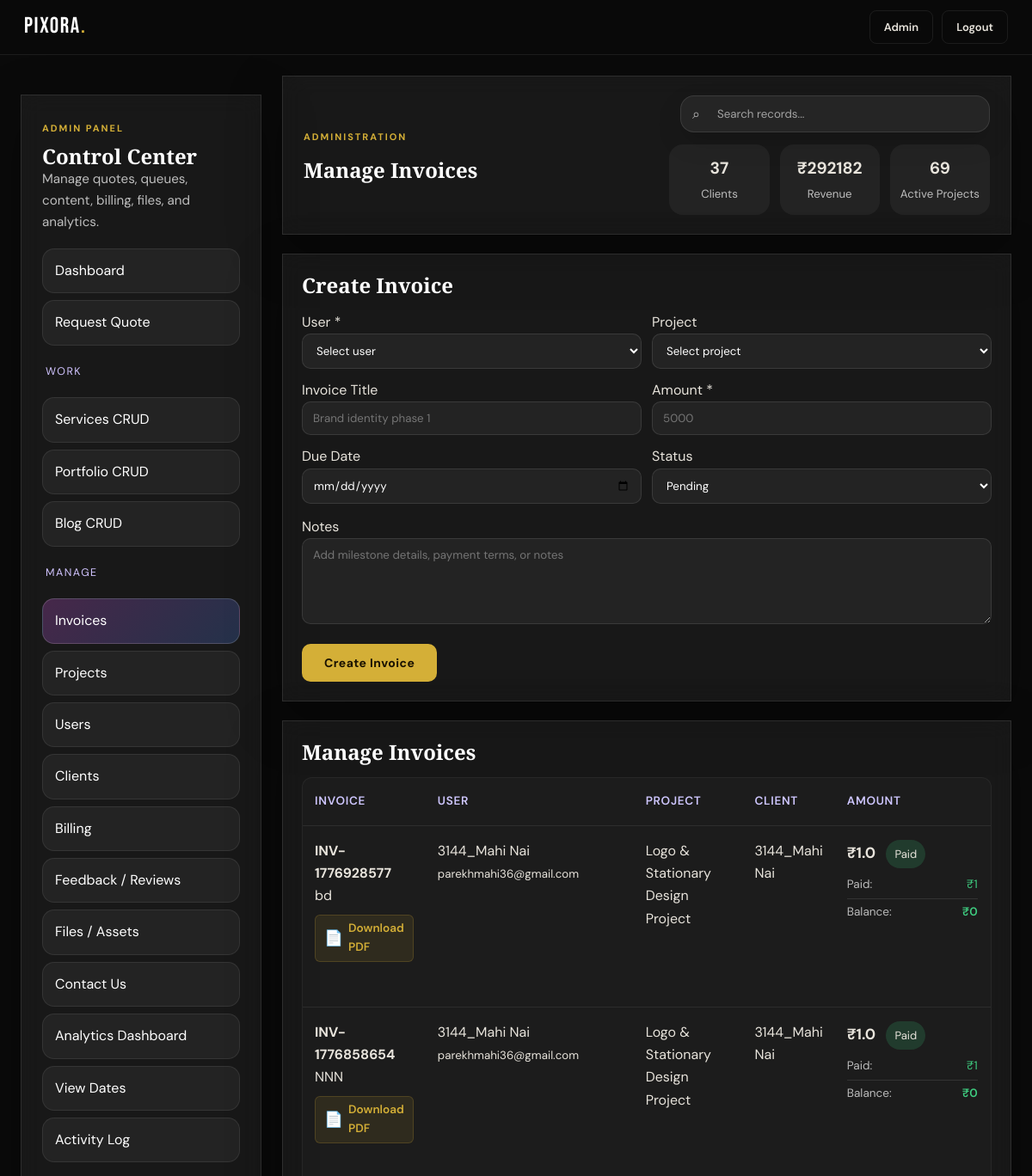
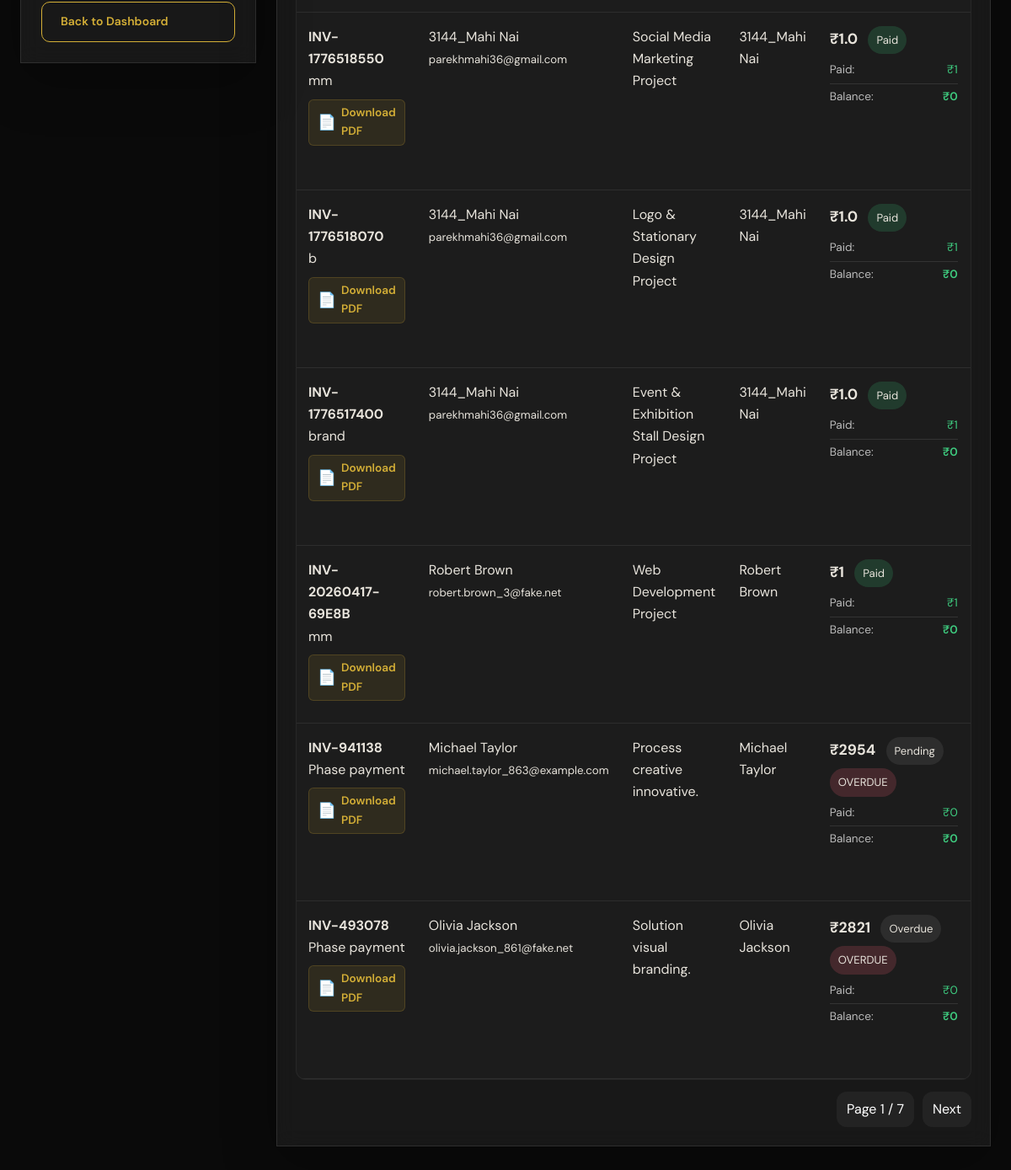
The page /admin/manage/invoices (signed in) on the database its author committed (2 pictures, top to bottom).
### tables this page shows
CREATE TABLE invoices (
            id INTEGER PRIMARY KEY AUTOINCREMENT,
            project_id INTEGER,
            user_id INTEGER,
            invoice_no TEXT,
            title TEXT,
            amount TEXT,
            due_date TEXT,
            status TEXT DEFAULT 'Pending',
            notes TEXT,
            created_at TEXT DEFAULT CURRENT_TIMESTAMP
        , paid_amount INTEGER DEFAULT 0, balance_amount INTEGER DEFAULT 0);

CREATE TABLE users (
            id INTEGER PRIMARY KEY AUTOINCREMENT,
            name TEXT NOT NULL,
            email TEXT UNIQUE NOT NULL,
            password_hash TEXT NOT NULL,
            role TEXT DEFAULT 'user',
            reset_token TEXT,
            reset_token_expires TEXT,
            created_at TEXT DEFAULT CURRENT_TIMESTAMP
        , profile_picture TEXT, bio TEXT, phone TEXT, location TEXT, status TEXT DEFAULT 'active');

CREATE TABLE projects (
            id INTEGER PRIMARY KEY AUTOINCREMENT,
            user_id INTEGER,
            quote_id INTEGER,
            title TEXT NOT NULL,
            service TEXT,
            brief TEXT,
            status TEXT DEFAULT 'Inquiry Received',
            priority TEXT DEFAULT 'Medium',
            budget TEXT,
            due_date TEXT,
            designer_name TEXT,
            progress INTEGER DEFAULT 0,
            created_at TEXT DEFAULT CURRENT_TIMESTAMP
        );

### app.py (the view)
@app.route('/admin/manage/invoices')
@admin_required
def admin_invoices_page():
    conn = get_db()
    page = int(request.args.get('page', 1) or 1)
    search = request.args.get('search', '').strip()
    invoices = admin_paginate("""
        SELECT invoices.*,
               projects.title AS project_title,
               users.name AS client_name,
               users.name AS user_name,
               users.email AS user_email
        FROM invoices
        LEFT JOIN projects ON invoices.project_id = projects.id
        LEFT JOIN users ON invoices.user_id = users.id
        ORDER BY invoices.created_at DESC
    """, page=page, per_page=8, search=search, search_cols=['invoice_no', 'title', 'status', 'client_name', 'user_name', 'user_email'])
    projects = conn.execute("""
        SELECT projects.id, projects.title, users.name AS client_name
        FROM projects
        LEFT JOIN users ON projects.user_id = users.id
        ORDER BY projects.id DESC
    """).fetchall()
    users = conn.execute("""
        SELECT id, name, email
        FROM users
        ORDER BY id DESC
    """).fetchall()
    today = datetime.now().strftime('%Y-%m-%d')
    three_days_later = (datetime.now() + timedelta(days=3)).strftime('%Y-%m-%d')
    return render_template(
        'admin_invoices.html',
        invoices=invoices,
        projects=projects,
        users=users,
        today=today,
        three_days_later=three_days_later,
        **admin_common_context('invoices')
    )

### app.py (called while the page is built)
def get_db():
    db = getattr(g, '_database', None)
    if db is None:
        db = g._database = sqlite3.connect(DATABASE)
        db.row_factory = sqlite3.Row
    return db

@app.teardown_appcontext
def close_connection(exception):
    db = getattr(g, '_database', None)
    if db is not None:
        db.close()

def admin_required(f):
    @wraps(f)
    def decorated(*args, **kwargs):
        user = get_current_user()
        if not user:
            flash('Please log in to access this page.', 'warning')
            return redirect(url_for('login', next=request.path))
        if user['role'] != 'admin':
            flash('Admin access only.', 'error')
            return redirect(url_for('dashboard'))
        return f(*args, **kwargs)
    return decorated

def get_current_user():
    if 'user_id' not in session:
        return None
    return get_db().execute('SELECT * FROM users WHERE id=?', (session['user_id'],)).fetchone()

def get_user_notifications(limit=5, only_unread=False):
    user = get_current_user()
    if not user:
        return []
    query = 'SELECT * FROM notifications WHERE user_id=?'
    params = [user['id']]
    if only_unread:
        query += ' AND is_read=0'
    query += ' ORDER BY id DESC LIMIT ?'
    params.append(limit)
    return get_db().execute(query, tuple(params)).fetchall()

def unread_notification_count():
    user = get_current_user()
    if not user:
        return 0
    return get_db().execute('SELECT COUNT(*) FROM notifications WHERE user_id=? AND is_read=0', (user['id'],)).fetchone()[0]

@app.context_processor
def inject_user():
    user = get_current_user()
    play_login_sound = bool(session.pop('play_login_sound', False))
    return {
        'current_user': user,
        'notif_preview': get_user_notifications(limit=5) if user else [],
        'notif_unread_count': unread_notification_count() if user else 0,
        'play_login_sound': play_login_sound,
        'now_iso': now_iso
    }

def admin_common_context(section='dashboard'):
    return {'admin_section': section, 'admin_stats': admin_overview_stats()}

### templates/admin_invoices.html (shortened to what this page needs)
{% extends 'admin_base.html' %}
{% block admin_heading %}Manage Invoices{% endblock %}
{% block admin_body %}
<div class="crud-layout stacked-crud">
  <div class="glass-card admin-section">
    <h2>Create Invoice</h2>
    <form method="POST" action="{{ url_for('admin_create_invoice') }}" class="crud-form" style="padding:0;">
      <div class="form-grid-2">
        <div>
          <label>User *</label>
          <select name="user_id" required>
              <option value="">Select user</option>
          </select>
        </div>
        <div>
          <label>Project</label>
          <select name="project_id">
            <option value="">Select project</option>
          </select>
        </div>
        <div>
          <label>Invoice Title</label>
          <input type="text" name="title" placeholder="Brand identity phase 1">
        </div>
        <div>
          <label>Amount *</label>
          <input type="number" name="amount" min="1" step="0.01" placeholder="5000" required>
        </div>
        <div>
          <label>Due Date</label>
          <input type="date" name="due_date">
        </div>
        <div>
          <label>Status</label>
          <select name="status">
            {% for s in ['Pending','Partially Paid','Paid','Overdue','Cancelled'] %}
            <option value="{{ s }}">{{ s }}</option>
            {% endfor %}
          </select>
        </div>
      </div>
      <div>
        <label>Notes</label>
        <textarea name="notes" placeholder="Add milestone details, payment terms, or notes"></textarea>
      </div>
      <div class="admin-actions">
        <button class="btn-primary" type="submit">Create Invoice</button>
      </div>
    </form>
  </div>
  <div class="glass-card admin-section">
    <h2>Manage Invoices</h2>
    <div class="table-wrap">
      <table class="admin-table">
        <thead>
          <tr>
            <th>Invoice</th>
            <th>User</th>
            <th>Project</th>
            <th>Client</th>
            <th>Amount</th>
            <th>Manage</th>
          </tr>
        </thead>
        <tbody>
          {% for item in invoices['items'] %}
          <tr>
            <td>
              <strong>{{ item.invoice_no }}</strong><br>
              {{ item.title or 'Untitled Invoice' }}<br>
              <a href="{{ url_for('download_invoice_pdf', invoice_id=item.id) }}" class="admin-pdf-link">
                <span style="font-size: 1.1rem; vertical-align: middle;">📄</span> Download PDF
              </a>
            </td>
            <td>
              {{ item.user_name or '—' }}<br>
              <small>{{ item.user_email or '—' }}</small>
            </td>
            <td>{{ item.project_title or '—' }}</td>
            <td>{{ item.client_name or '—' }}</td>
            <td style="min-width: 180px;">
              <div style="margin-bottom: 8px;">
                <span style="font-size: 1.1rem; font-weight: 700;">₹{{ item.amount }}</span>
                <span class="badge {{ item.status|lower }}" style="margin-left: 8px;">{{ item.status }}</span>
                {% if item.status != 'Paid' and item.status != 'Cancelled' and item.due_date %}
                  {% if item.due_date < today %}
                    <span class="badge rejected" style="margin-top: 4px; display: block; width: fit-content;">OVERDUE</span>
                  {% elif item.due_date == today %}
                    <span class="badge reviewing" style="margin-top: 4px; display: block; width: fit-content;">DUE TODAY</span>
                  {% elif item.due_date <= three_days_later %}
                    <span class="badge new" style="margin-top: 4px; display: block; width: fit-content;">DUE SOON</span>
                  {% endif %}
                {% endif %}
              </div>
              <div style="font-size: 0.85rem; color: rgba(255,255,255,0.7); display: grid; gap: 4px;">
                <div style="display: flex; justify-content: space-between;">
                  <span>Paid:</span>
                  <span style="color: #3fcd80;">₹{{ item.paid_amount or 0 }}</span>
                </div>
                <div style="display: flex; justify-content: space-between; border-top: 1px solid rgba(255,255,255,0.1); padding-top: 4px;">
                  <span>Balance:</span>
                  <span style="color: {% if item.balance_amount > 0 %}#ff667c{% else %}#3fcd80{% endif %}; font-weight: 600;">₹{{ item.balance_amount if item.balance_amount is not none else item.amount }}</span>
                </div>
              </div>
            </td>
            <td>
            </td>
          </tr>
          {% else %}
          <tr>
            <td colspan="6">No invoices yet.</td>
          </tr>
          {% endfor %}
        </tbody>
      </table>
    </div>
  <div class="pagination">
    <span>Page {{ invoices['page'] }} / {{ invoices['pages'] }}</span>
    {% if invoices['has_next'] %}<a href="{{ url_for('admin_invoices_page', page=invoices['next_page'], search=request.args.get('search', '')) }}">Next</a>{% endif %}
  </div>
  </div>
</div>
{% endblock %}

### static/css/style.css (style rules this page uses)
*, *::before, *::after { box-sizing: border-box; margin: 0; padding: 0; }
:root { --bg: #0a0a0a; --bg-2: #111111; --bg-3: #181818; --bg-4: #222222; --border: rgba(255,255,255,0.08); --border-gold: rgba(212,175,55,0.25); --gold: #d4af37; --gold-light: #f0d060; --gold-dim: rgba(212,175,55,0.15); --white: #ffffff; --text: #e8e4dc; --text-2: #9e9a93; --text-3: #5c5852; --red: #e05555; --radius: 12px; --radius-lg: 20px; --shadow: 0 8px 32px rgba(0,0,0,0.5); --shadow-gold: 0 0 40px rgba(212,175,55,0.12); --font-display: 'Bebas Neue', sans-serif; --font-serif: 'Playfair Display', Georgia, serif; --font-body: 'DM Sans', system-ui, sans-serif; --nav-h: 64px; --ticker-h: 36px; }
html { scroll-behavior: smooth; }
body { background: var(--bg); color: var(--text); font-family: var(--font-body); font-size: 16px; line-height: 1.65; -webkit-font-smoothing: antialiased; overflow-x: hidden; }
a { color: inherit; text-decoration: none; }
button { cursor: pointer; border: none; background: none; font-family: inherit; }
input, textarea, select { font-family: inherit; }
h1,h2,h3,h4,h5 { font-family: var(--font-serif); font-weight: 700; line-height: 1.15; color: var(--white); }
.btn-primary { display: inline-flex; align-items: center; gap: 6px; background: var(--gold); color: #1a1200; font-weight: 700; font-size: 14px; letter-spacing: 0.03em; padding: 13px 26px; border-radius: 10px; border: none; cursor: pointer; transition: background .2s, transform .15s, box-shadow .2s; }
.glass-card { background:rgba(255,255,255,.06);backdrop-filter:blur(12px);border:1px solid rgba(255,255,255,.1);box-shadow:0 20px 60px rgba(0,0,0,.28); }

### templates/admin_base.html (style rules this page uses)
.admin-section { padding:22px;overflow-x:auto }
.admin-section h2 { margin-bottom:16px }
.table-wrap { overflow-x:auto; -webkit-overflow-scrolling: touch; border-radius: 12px; border: 1px solid rgba(255,255,255,0.05); background: rgba(255,255,255,0.02); }
.admin-table { width:100%;border-collapse:collapse;min-width:1000px; }
.admin-table th,.admin-table td { padding:16px 14px;border-bottom:1px solid rgba(255,255,255,.08);vertical-align:top;text-align:left; overflow: hidden; text-overflow: ellipsis; }
.admin-table th { font-size:.85rem;color:#cfc7ff; font-weight: 600; text-transform: uppercase; letter-spacing: 0.05em; }
.crud-form input,.crud-form textarea,.crud-form select { background:rgba(255,255,255,0.05);border:1px solid rgba(255,255,255,0.1);color:#fff;border-radius:10px;padding:10px 12px;width:100%;transition: all 0.2s; }
.inline-form select option, .crud-form select option, select option { color: #000 !important; background-color: #fff !important; }
.crud-form textarea { min-height:100px;resize:vertical }
.badge { display:inline-flex;align-items:center;padding:6px 10px;border-radius:999px;background:rgba(255,255,255,.08);font-size:.82rem }
.badge.accepted,.badge.paid,.badge.completed,.badge.confirmed,.badge.resolved { background:rgba(63,205,128,.18) }
.badge.rejected,.badge.failed,.badge.cancelled { background:rgba(255,102,124,.18) }
.crud-layout { display:grid;grid-template-columns:420px minmax(0,1fr);gap:20px }
.crud-form { padding:22px;display:grid;gap:14px }
.form-grid-2 { display:grid;grid-template-columns:repeat(2,minmax(0,1fr));gap:12px }
.admin-actions { display:flex;gap:10px;flex-wrap:wrap }
.pagination { display:flex;gap:10px;justify-content:flex-end;align-items:center;margin-top:14px }
.stacked-crud { grid-template-columns:1fr;gap:22px }
.pagination a,.pagination span { padding:8px 12px;border-radius:12px;background:rgba(255,255,255,.05);text-decoration:none;color:#fff }
.admin-pdf-link { display: inline-flex; align-items: center; gap: 6px; margin-top: 8px; padding: 4px 10px; background: rgba(212, 175, 55, 0.1); border: 1px solid rgba(212, 175, 55, 0.2); color: #d4af37 !important; border-radius: 6px; font-size: 0.85rem; font-weight: 600; text-decoration: none; transition: all 0.2s ease; }

### rows shown on the page
invoices: invoice_no "INV-1776928577", title "bd", name "3144_Mahi Nai", email "parekhmahi36@gmail.com", title "Logo & Stationary Design Project", amount "1.0", status "Paid", paid_amount "1", balance_amount "0"
invoices: invoice_no "INV-1776858654", title "NNN", name "3144_Mahi Nai", email "parekhmahi36@gmail.com", title "Logo & Stationary Design Project", amount "1.0", status "Paid", paid_amount "1", balance_amount "0"
invoices: invoice_no "INV-1776518550", title "mm", name "3144_Mahi Nai", email "parekhmahi36@gmail.com", title "Social Media Marketing Project", amount "1.0", status "Paid", paid_amount "1", balance_amount "0"
invoices: invoice_no "INV-1776518070", title "b", name "3144_Mahi Nai", email "parekhmahi36@gmail.com", title "Logo & Stationary Design Project", amount "1.0", status "Paid", paid_amount "1", balance_amount "0"
invoices: invoice_no "INV-1776517400", title "brand", name "3144_Mahi Nai", email "parekhmahi36@gmail.com", title "Event & Exhibition Stall Design Project", amount "1.0", status "Paid", paid_amount "1", balance_amount "0"
invoices: invoice_no "INV-20260417-69E8B", title "mm", name "Robert Brown", email "robert.brown_3@fake.net", title "Web Development Project", amount "1", status "Paid", paid_amount "1", balance_amount "0"
invoices: invoice_no "INV-941138", title "Phase payment", name "Michael Taylor", email "michael.taylor_863@example.com", title "Process creative innovative.", amount "2954", status "Pending", shows "OVERDUE", paid_amount "0", balance_amount "0"
invoices: invoice_no "INV-493078", title "Phase payment", name "Olivia Jackson", email "olivia.jackson_861@fake.net", title "Solution visual branding.", amount "2821", status "Overdue", shows "OVERDUE", paid_amount "0", balance_amount "0"

### other values the page prints
{{ admin_stats.clients }} "37"
{{ admin_stats.revenue }} "292182"
{{ admin_stats.active_projects }} "69"
{{ invoices['page'] }} "1"
{{ invoices['pages'] }} "7"
form field status "Pending"
